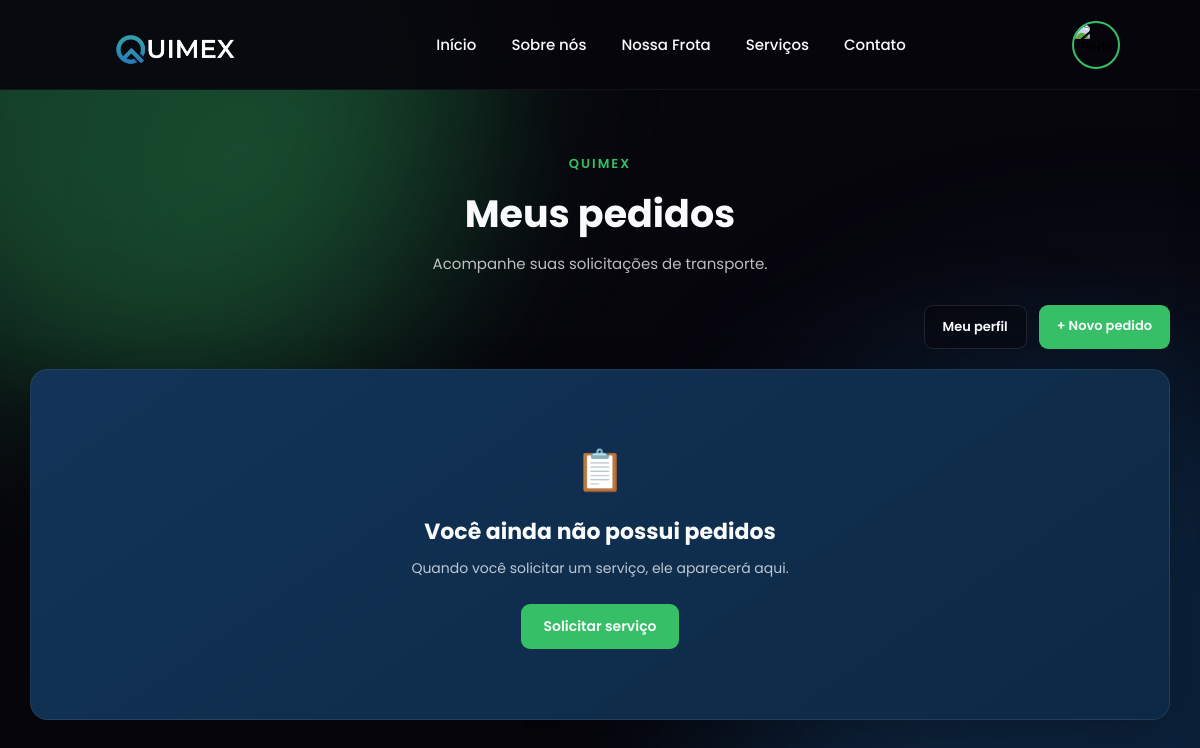
The app's page /user/pedidos.php (signed in), older data.
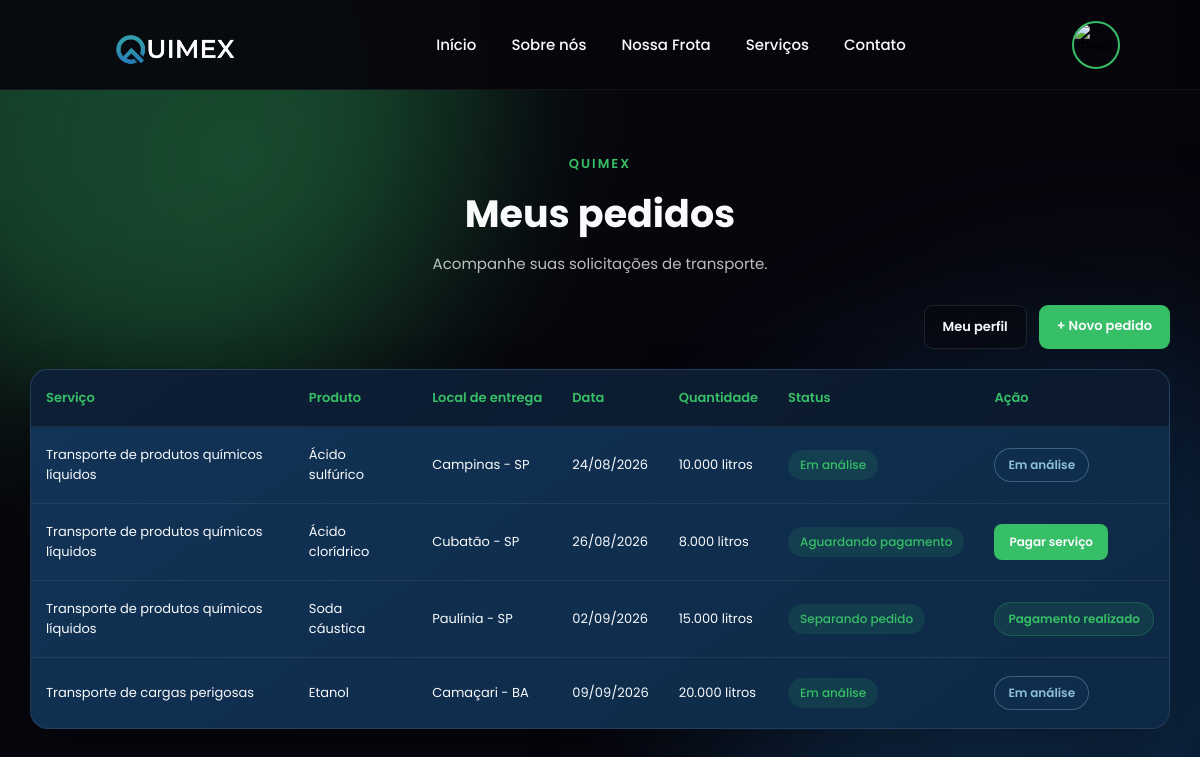
The same page, newer data.
### tables this page shows
CREATE TABLE solicitacoes (
    id_solicitacao INT AUTO_INCREMENT PRIMARY KEY,
    id_user INT NOT NULL,
    servico VARCHAR(150) NOT NULL,
    produto VARCHAR(150) NOT NULL,
    local_entrega VARCHAR(255) NOT NULL,
    data_transporte DATE NOT NULL,
    quantidade VARCHAR(100),
    observacoes TEXT,
    status ENUM('Aguardando pagamento',
    'Separando pedido',
    'Em transporte',
    'Concluído',
    'Cancelado')
        DEFAULT 'Aguardando pagamento',
    data_solicitacao DATETIME DEFAULT CURRENT_TIMESTAMP,

    FOREIGN KEY (id_user)
    REFERENCES users(id_user)
    ON DELETE CASCADE
);

### crud.php (called while the page is built, shortened)
<?php
try {
    function readAll($pdo, $table, $where = null) {
        $sql = "SELECT * FROM $table";
        if ($where) {
            $sql .= " WHERE $where";
        }
        $stmt = $pdo->query($sql);
        return $stmt->fetchAll(PDO::FETCH_ASSOC);
    }
} catch (PDOException $e) {
    die("Erro de conexão: " . $e->getMessage());
}

### user/pedidos.php (the view, shortened to what this page needs)
<?php
require_once '../crud.php';
$id_user = $_SESSION['id_user'];
$pedidos = readAll(
    $pdo,
    'solicitacoes',
    "id_user = $id_user"
);
?>
<!DOCTYPE html>
<html lang="pt-br">
<head>
    <link rel="stylesheet" href="/TCC-Quimex/css/pedidos.css">
</head>
<body>
    <?php require_once '../partial/header.php'; ?>
    <main class="pagina-pedidos">
        <section class="pedidos-container">
            <div class="titulo-pedidos">
                <span>QUIMEX</span>
                <h1>Meus pedidos</h1>
                <p>
                    Acompanhe suas solicitações de transporte.
                </p>
            </div>
            <div class="acoes-pedidos">
                <a href="<?php echo $base; ?>user/perfil.php" class="btn-voltar">
                    Meu perfil
                </a>
                <a href="<?php echo $base; ?>servico.php" class="btn-novo-pedido">
                    + Novo pedido
                </a>
            </div>
            <?php if ($pedidos): ?>
                <div class="tabela-container">
                    <table>
                        <thead>
                            <tr>
                                <th>Serviço</th>
                                <th>Produto</th>
                                <th>Local de entrega</th>
                                <th>Data</th>
                                <th>Quantidade</th>
                                <th>Status</th>
                                <th>Ação</th>
                            </tr>
                        </thead>
                        <tbody>
                            <?php foreach ($pedidos as $pedido): ?>
                                <tr>
                                    <td>
                                        <?php echo $pedido['servico']; ?>
                                    </td>
                                    <td>
                                        <?php echo $pedido['produto']; ?>
                                    </td>
                                    <td>
                                        <?php echo $pedido['local_entrega']; ?>
                                    </td>
                                    <td>
                                        <?php
                                        echo date(
                                            'd/m/Y',
                                            strtotime($pedido['data_transporte'])
                                        );
                                        ?>
                                    </td>
                                    <td>
                                        <?php echo $pedido['quantidade']; ?>
                                    </td>
                                    <td>
                                        <span class="status">
                                            <?php echo $pedido['status']; ?>
                                        </span>
                                    </td>
                                    <td>
                                        <?php if ($pedido['status'] == 'Em análise'): ?>
                                            <span class="status-analise">
                                                Em análise
                                            </span>
                                        <?php elseif ($pedido['status'] == 'Aguardando pagamento'): ?>
                                            <a href="<?php echo $base; ?>pagamento.php?id=<?php echo $pedido['id_solicitacao']; ?>"
                                                class="btn-pagar">
                                                Pagar serviço
                                            </a>
                                        <?php elseif ($pedido['status'] == 'Separando pedido'): ?>
                                            <span class="pagamento-ok">
                                                Pagamento realizado
                                            </span>
                                        <?php elseif ($pedido['status'] == 'Recusado'): ?>
                                            <span class="status-recusado">
                                                Solicitação recusada
                                            </span>
                                        <?php else: ?>
                                            <span class="sem-acao">
                                                -
                                            </span>
                                        <?php endif; ?>
                                    </td>
                                </tr>
                            <?php endforeach; ?>
                        </tbody>
                    </table>
                </div>
            <?php else: ?>
                <div class="sem-pedidos">
                    <div class="icone-pedidos">
                        📋
                    </div>
                    <h2>
                        Você ainda não possui pedidos
                    </h2>
                    <p>
                        Quando você solicitar um serviço,
                        ele aparecerá aqui.
                    </p>
                    <a href="<?php echo $base; ?>servico.php">
                        Solicitar serviço
                    </a>
                </div>
            <?php endif; ?>
        </section>
    </main>
</body>
</html>

### partial/header.php (shortened to what this page needs)
<?php
$base = '/TCC-Quimex/';
$logado = isset($_SESSION['id_user']);
$nivel = '';
if ($logado && isset($_SESSION['nivel'])) {
    $nivel = $_SESSION['nivel'];
}
?>
<link rel="stylesheet" href="<?php echo $base; ?>css/header.css">
<header class="header">
    <div class="logo">
        <a href="<?php echo $base; ?>index.php">
            <img
                src="<?php echo $base; ?>img/logo_quimex.png"
                alt="Quimex"
            >
        </a>
    </div>
   <?php if ($logado && $nivel === 'admin'): ?>
        <nav class="menu">
            <a href="<?php echo $base; ?>admin/admin.php">
                Dashboard
            </a>
            <a href="<?php echo $base; ?>admin/contratos.php">
                Contratos
            </a>
            <a href="<?php echo $base; ?>index.php">
                Voltar ao site
            </a>
        </nav>
    <?php else: ?>
        <nav class="menu">
            <a href="<?php echo $base; ?>index.php">
                Início
            </a>
            <a href="<?php echo $base; ?>sobre.php">
                Sobre nós
            </a>
            <a href="<?php echo $base; ?>frota.php">
                Nossa Frota
            </a>
            <a href="<?php echo $base; ?>servico.php">
                Serviços
            </a>
            <a href="<?php echo $base; ?>contato.php">
                Contato
            </a>
        </nav>
    <?php endif; ?>
    <div class="area-login">
        <?php if ($logado): ?>
            <button
                type="button"
                class="foto-perfil"
                onclick="abrirSidebar()"
            >
                <img
                    src="<?php echo $base; ?>img/perfil.png"
                    alt="Perfil"
                >
            </button>
        <?php endif; ?>
    </div>
</header>

### css/pedidos.css (style rules this page uses)
:root { --black: #07060D; --dark-blue: #123458; --white: #F8FAFC; --green: #36BF66; --gray-text: rgba(248, 250, 252, 0.75); }
* { margin: 0; padding: 0; box-sizing: border-box; }
body { font-family: 'Poppins', sans-serif; background: #07060D; color: #F8FAFC; overflow-x: hidden; }
body::before { content: ""; position: fixed; width: 650px; height: 650px; top: -250px; left: -180px; border-radius: 50%; background: rgba(54, 191, 102, 0.30); filter: blur(90px); animation: luzVerde 8s ease-in-out infinite alternate; pointer-events: none; z-index: -2; }
body::after { content: ""; position: fixed; width: 750px; height: 750px; right: -300px; bottom: -300px; border-radius: 50%; background: rgba(18, 52, 88, 0.60); filter: blur(100px); animation: luzAzul 10s ease-in-out infinite alternate; pointer-events: none; z-index: -2; }
.pagina-pedidos { min-height: 100vh; padding: 150px 30px 80px; background: radial-gradient( circle at 20% 20%, rgba(54, 191, 102, 0.10), transparent 30% ), radial-gradient( circle at 80% 80%, rgba(18, 52, 88, 0.30), transparent 35% ); }
.pedidos-container { width: 100%; max-width: 1200px; margin: auto; }
.titulo-pedidos { text-align: center; margin-bottom: 30px; }
.titulo-pedidos span { color: var(--green); font-size: 13px; font-weight: 600; letter-spacing: 2px; }
.titulo-pedidos h1 { margin-top: 10px; font-size: 38px; }
.titulo-pedidos p { margin-top: 10px; color: var(--gray-text); font-size: 15px; }
.acoes-pedidos { display: flex; justify-content: flex-end; gap: 12px; margin-bottom: 20px; }
.acoes-pedidos a { padding: 11px 18px; border-radius: 9px; text-decoration: none; font-size: 13px; font-weight: 600; transition: 0.3s ease; }
.btn-voltar { color: var(--white); background: rgba(7, 6, 13, 0.5); border: 1px solid rgba(255, 255, 255, 0.1); }
.btn-novo-pedido { color: var(--white); background: var(--green); }
.tabela-container { width: 100%; overflow-x: auto; background: linear-gradient( 145deg, #123458, #0d2844 ); border: 1px solid rgba(255, 255, 255, 0.08); border-radius: 18px; box-shadow: 0 20px 50px rgba(0, 0, 0, 0.3); }
table { width: 100%; min-width: 900px; border-collapse: collapse; }
thead { background: rgba(7, 6, 13, 0.45); }
th { padding: 18px 15px; text-align: left; color: var(--green); font-size: 13px; font-weight: 600; white-space: nowrap; }
td { padding: 18px 15px; border-top: 1px solid rgba(255, 255, 255, 0.07); color: var(--white); font-size: 13px; }
tbody tr { transition: 0.3s ease; }
.status { display: inline-block; padding: 6px 12px; border-radius: 20px; background: rgba(54, 191, 102, 0.12); color: var(--green); font-size: 12px; font-weight: 500; white-space: nowrap; }
.btn-pagar { display: inline-block; padding: 8px 13px; background: #36BF66; color: #F8FAFC; text-decoration: none; border-radius: 7px; font-size: 12px; font-weight: 600; white-space: nowrap; transition: 0.3s ease; }
.pagamento-ok { display: inline-block; padding: 7px 11px; background: rgba(54, 191, 102, 0.12); color: #36BF66; border-radius: 7px; font-size: 11px; white-space: nowrap; }
.status-analise { display: inline-flex; align-items: center; justify-content: center; padding: 7px 13px; border-radius: 20px; background: rgba(18, 52, 88, 0.35); border: 1px solid rgba(139, 192, 214, 0.35); color: #8BC0D6; font-size: 12px; font-weight: 600; }
.btn-pagar { display: inline-flex; align-items: center; justify-content: center; padding: 9px 15px; border-radius: 8px; background: var(--green); color: var(--white); text-decoration: none; font-size: 12px; font-weight: 600; transition: 0.3s ease; }
.pagamento-ok { display: inline-flex; align-items: center; justify-content: center; padding: 7px 13px; border-radius: 20px; background: rgba(54, 191, 102, 0.12); border: 1px solid rgba(54, 191, 102, 0.25); color: var(--green); font-size: 12px; font-weight: 600; }
.sem-pedidos { padding: 70px 30px; text-align: center; background: linear-gradient( 145deg, #123458, #0d2844 ); border: 1px solid rgba(255, 255, 255, 0.08); border-radius: 18px; box-shadow: 0 20px 50px rgba(0, 0, 0, 0.3); }
.icone-pedidos { font-size: 40px; margin-bottom: 15px; }
.sem-pedidos h2 { font-size: 22px; margin-bottom: 10px; }
.sem-pedidos p { color: var(--gray-text); font-size: 14px; margin-bottom: 25px; }
.sem-pedidos a { display: inline-block; padding: 12px 22px; background: var(--green); color: var(--white); text-decoration: none; border-radius: 9px; font-size: 14px; font-weight: 600; transition: 0.3s ease; }

Row changes from the older to the newer data that the page shows:
added solicitacoes: servico "Transporte de produtos químicos líquidos", produto "Ácido sulfúrico", local_entrega "Campinas - SP", data_transporte "24/08/2026", quantidade "10.000 litros", status "Em análise"
added solicitacoes: servico "Transporte de produtos químicos líquidos", produto "Ácido clorídrico", local_entrega "Cubatão - SP", data_transporte "26/08/2026", quantidade "8.000 litros", status "Aguardando pagamento"
added solicitacoes: servico "Transporte de produtos químicos líquidos", produto "Soda cáustica", local_entrega "Paulínia - SP", data_transporte "02/09/2026", quantidade "15.000 litros", status "Separando pedido", shows "Pagamento realizado"
added solicitacoes: servico "Transporte de cargas perigosas", produto "Etanol", local_entrega "Camaçari - BA", data_transporte "09/09/2026", quantidade "20.000 litros", status "Em análise"
Text that changed along with them:
text no longer shown: "📋 Você ainda não possui pedidos Quando você solicitar um serviço, ele aparecerá aqui. Solicitar serviço"
text now shown: "Serviço Produto Local de entrega Data Quantidade Status Ação"
